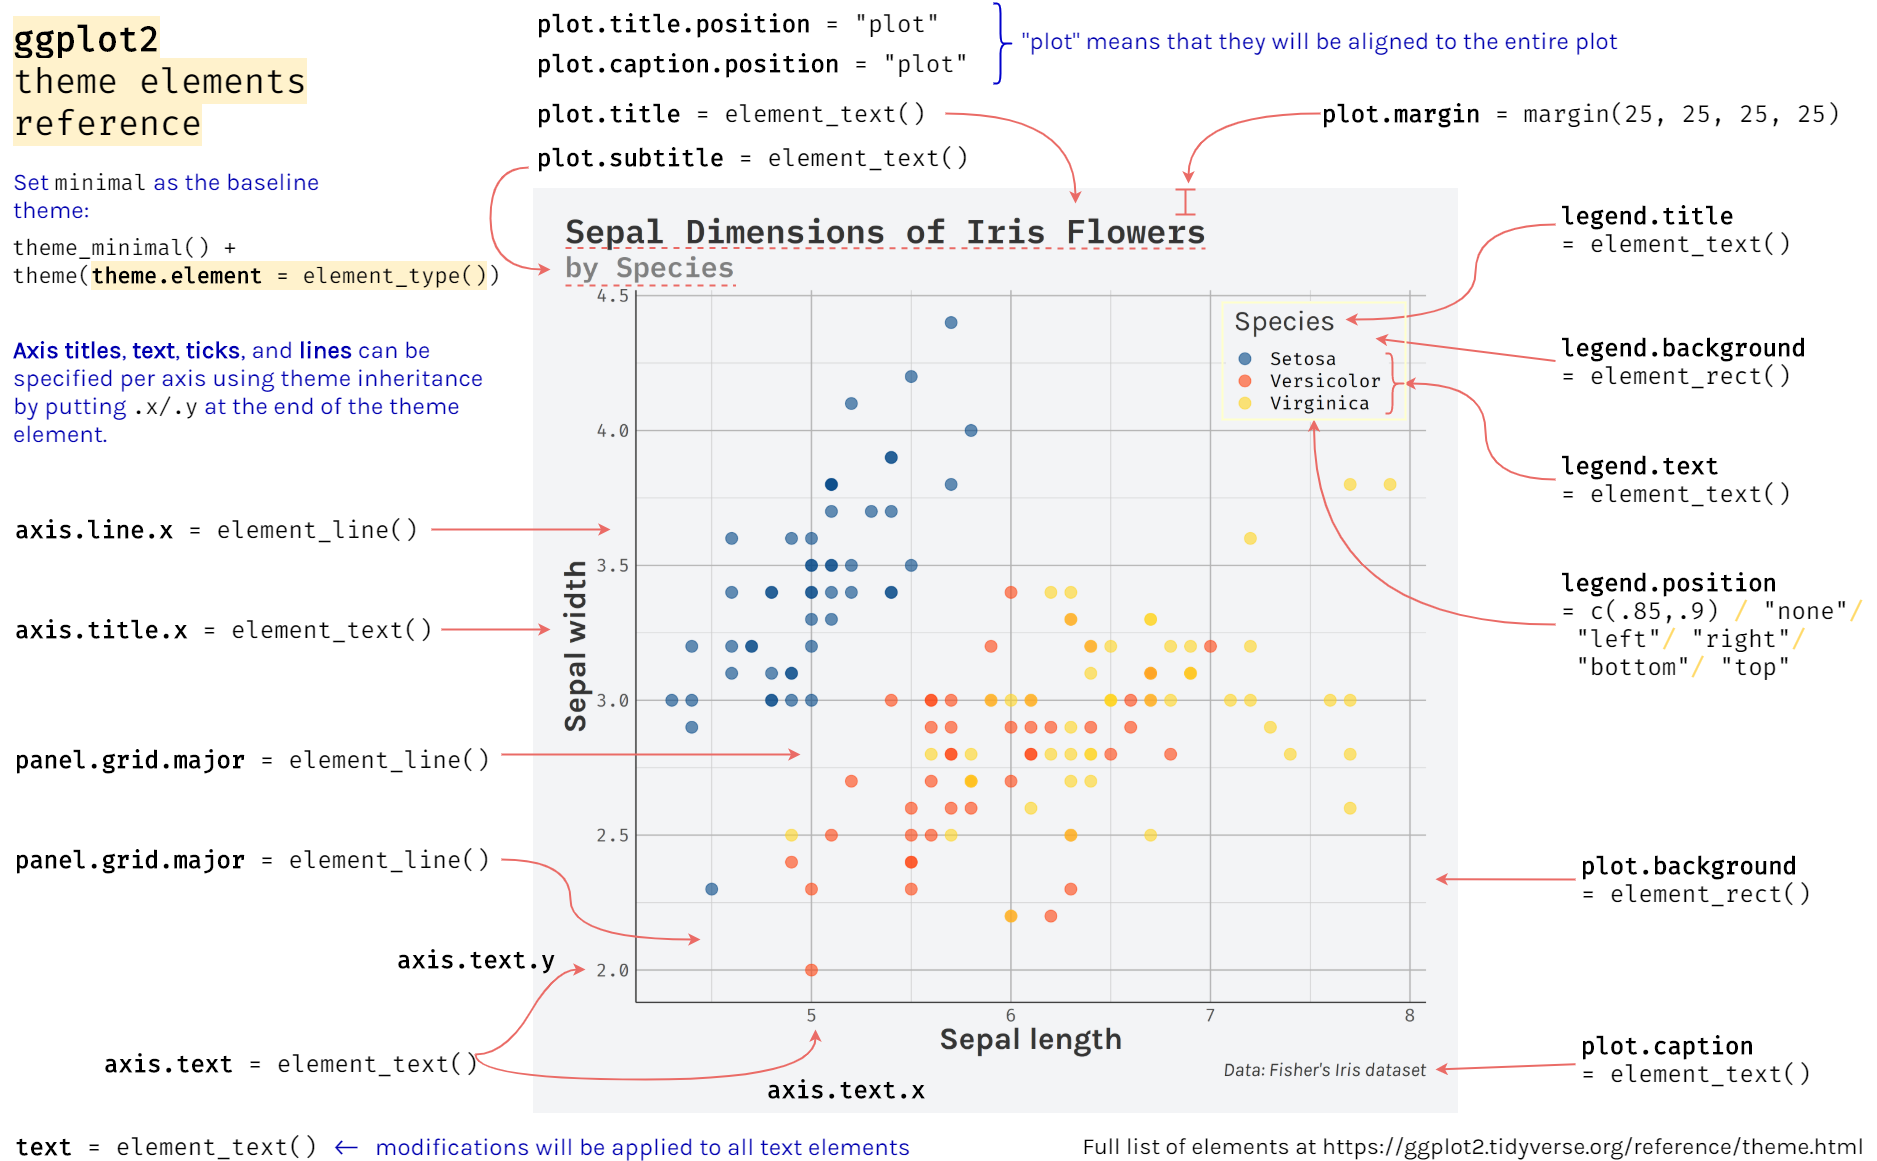

Write R code to recreate this figure.
library(tidyverse)
library(extrafont)
library(paletteer) ## for color palette
loadfonts(device = "win", quiet = TRUE) ## to load the font
# fonttable <- fonttable() ## to see the all of your loaded fonts

# Set theme to theme_minimal() as a baseline: it makes the panel background and legend background the same as the plot background
theme_set(theme_minimal())
# Use theme_update() to update theme elements you want to customize
theme_update(text = element_text(family = "Fira Code"),
             title = element_text("Karla", size = 22, color = "gray20"),
             plot.title = element_text("IBM Plex Mono SemiBold", face = "bold", size = 26, color = "gray20"),
             plot.title.position = "plot",
             plot.subtitle = element_text("IBM Plex Mono SemiBold", face = "bold", size = 22, color = "gray50"),
             axis.text = element_text(size = 14),
             axis.title = element_text(size = 24, face = "bold"),
             axis.line = element_line(color = "gray20"),
             panel.grid.major = element_line(color = "gray70"),
             panel.grid.minor = element_line(color = "gray80"),
             plot.margin = margin(25, 25, 25, 25),
             plot.background = element_rect(fill = "#F3F4F6", color = "#F3F4F6"),
             plot.caption = element_text(size = 15, face = "italic"),
             plot.caption.position = "plot",
             legend.text = element_text(size = 14),
             legend.background = element_rect(fill = "#F3F4F6", color = "#F3F4F6"),
             legend.position = c(.85, .85))


# Plots ----
iris %>% 
  ggplot(aes(x = Sepal.Length, y = Sepal.Width, color = Species)) +
  geom_point(size = 4, alpha = 0.6) +
  labs(title = "Sepal Dimensions of Iris Flowers", subtitle = "by Species",
       x = "Sepal length", y = "Sepal width",
       caption = "Data: Fisher's Iris dataset") +
  scale_color_paletteer_d("ggthemes::calc", labels = c("Setosa", "Versicolor", "Virginica")) +  ## fix labels of the legend
  ggsave("ggplot-demo-iris.png", device = "png", type = "cairo", width = 10, height = 10, dpi = 300) 


mtcars %>% 
  ggplot(aes(x = mpg, y = hp, color = factor(cyl))) +
  geom_point(size = 4, alpha = 0.6) +
  labs(title = "Miles per Gallon & Horsepower", subtitle = "of 32 Automobiles(1973–74 models)",
       x = "Miles per gallon", y = "Horsepower", color = "Number of\ncylinders",
       caption = "Data: 1974 Motor Trend US magazine") +
  scale_color_paletteer_d("ggthemes::calc") +  ## fix labels of the legend
  scale_x_continuous(limits = c(10,35), expand = expansion(0,0)) +
  scale_y_continuous(limits = c(0,350), expand = expansion(0,0), label = c("","100", "200", "300", "")) +
  ggsave("ggplot-demo-mtcars.png", device = "png", type = "cairo", width = 10, height = 10, dpi = 300)
